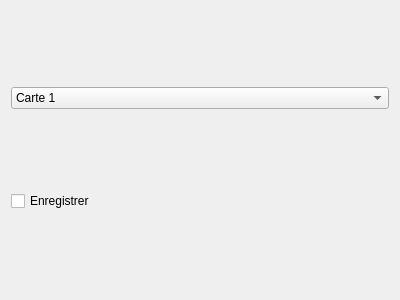
<?xml version="1.0" encoding="UTF-8"?>
<ui version="4.0">
 <class>CartoParamForm</class>
 <widget class="QWidget" name="CartoParamForm">
  <property name="geometry">
   <rect>
    <x>0</x>
    <y>0</y>
    <width>400</width>
    <height>300</height>
   </rect>
  </property>
  <property name="windowTitle">
   <string>Form</string>
  </property>
  <layout class="QGridLayout" name="gridLayout">
   <item row="0" column="0">
    <widget class="QComboBox" name="comboBox">
     <item>
      <property name="text">
       <string>Carte 1</string>
      </property>
     </item>
     <item>
      <property name="text">
       <string>Carte 2</string>
      </property>
     </item>
     <item>
      <property name="text">
       <string>Carte 3</string>
      </property>
     </item>
     <item>
      <property name="text">
       <string>Carte 4</string>
      </property>
     </item>
     <item>
      <property name="text">
       <string>Carte 5</string>
      </property>
     </item>
    </widget>
   </item>
   <item row="1" column="0">
    <widget class="QCheckBox" name="checkBox">
     <property name="text">
      <string>Enregistrer</string>
     </property>
    </widget>
   </item>
  </layout>
 </widget>
 <resources/>
 <connections/>
</ui>
